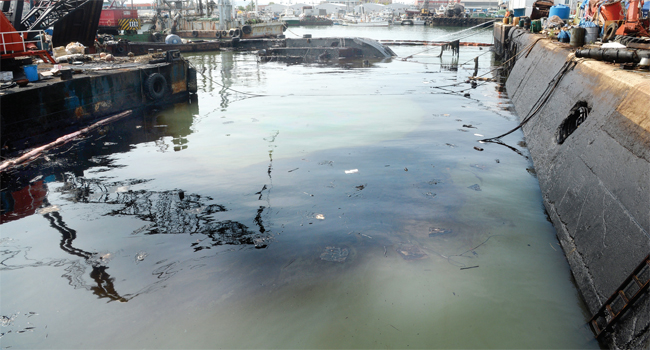
#> input picture src/image/1507939_1397430_2226.jpg, 650 x 350 px, given in place of the camera
$ python featureMatchingtest.py
#> lines starting #> are read from the running program, lines starting #| are printed output that depends on the picture; after the words box and inside, x2 and y2 are one past the last pixel; in counts of white or black regions, pixels touching at a corner belong together
import cv2 as cv
import numpy as np
import time
import os

capture = cv.VideoCapture(1)
capture2 = cv.VideoCapture(2)

ones = np.ones((480, 640), dtype = np.uint8)


MIN_MATCH_COUNT = 10

while True:
    ret, frame = capture.read()
#> frame is the input picture: shape (350, 650, 3); mean B, G, R 134, 132.4, 125.6
    ret2, frame2 = capture2.read()
    frame2 = cv.flip(frame2, 0)
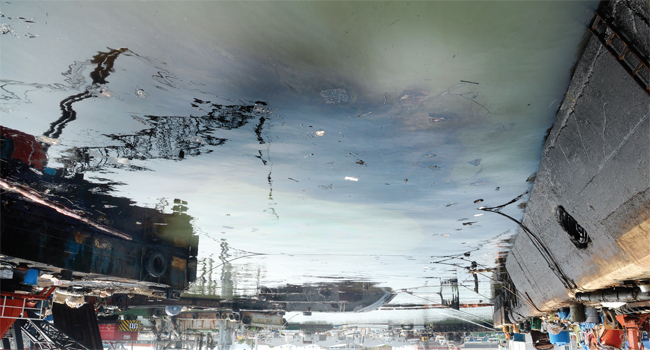
#> frame2: shape (350, 650, 3); mean B, G, R 134, 132.4, 125.6


    grayframe = cv.cvtColor(frame, cv.COLOR_BGR2GRAY)
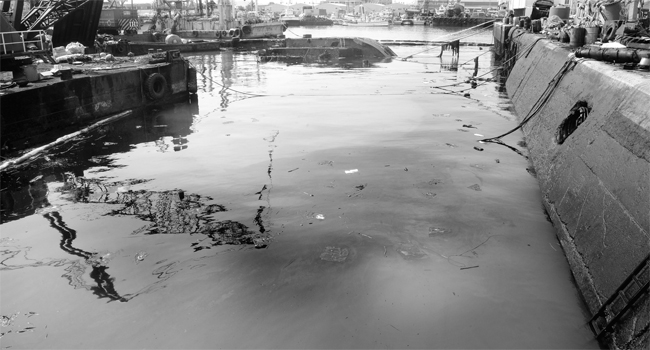
#> grayframe: shape (350, 650); min 0, max 255, mean 130.6
    grapyframe2 = cv.cvtColor(frame2, cv.COLOR_BGR2GRAY)
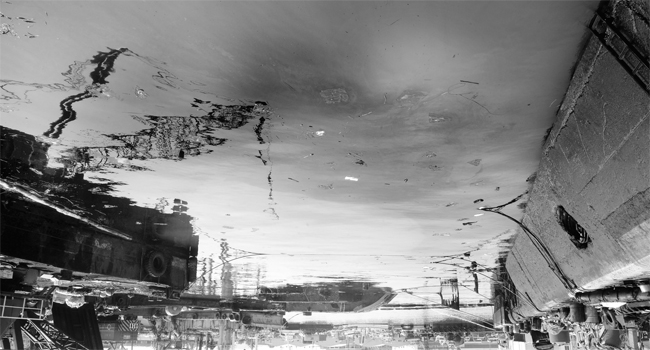
#> grapyframe2: shape (350, 650); min 0, max 255, mean 130.6


    sift = cv.xfeatures2d.SIFT_create()

    kp1, des1 = sift.detectAndCompute(frame,None)
#> kp1 = 1343 keypoints; strongest (x, y, size): (643, 61, 4.4), (52, 28, 2.2), (41, 61, 2.2), (467, 95, 3.2)
    kp2, des2 = sift.detectAndCompute(frame2,None)
#> kp2 = 1321 keypoints; strongest (x, y, size): (643, 288, 4.4), (52, 322, 2.2), (41, 289, 2.2), (467, 254, 3.2)

    FLANN_INDEX_KDTREE = 1
    index_params = dict(algorithm = FLANN_INDEX_KDTREE, trees = 5)
    search_params = dict(checks = 50)
    flann = cv.FlannBasedMatcher(index_params, search_params)
    matches = flann.knnMatch(des1,des2,k=2)
#> matches = 1343 matches
    # store all the good matches as per Lowe's ratio test.
    good = []

    for m,n in matches:
        if m.distance < 0.7*n.distance:
            good.append(m)
#> after the loop, good = 29 matches

    if len(good)>MIN_MATCH_COUNT:
        src_pts = np.float32([ kp1[m.queryIdx].pt for m in good ]).reshape(-1,1,2)
#> src_pts = 29 rows, first 8: [40.06, 176.6], [48.45, 86.02], [78.92, 254.4], [80.7, 250.6], [106.4, 143.4], [106.4, 143.4], [115.6, 288], [116.1, 115.8]
        dst_pts = np.float32([ kp2[m.trainIdx].pt for m in good ]).reshape(-1,1,2)
#> dst_pts = 29 rows, first 8: [106.4, 206.1], [62.34, 214.3], [78.92, 95.13], [80.7, 98.94], [106.4, 206.1], [106.4, 206.1], [115.6, 61.53], [116.1, 233.7]
        M, mask = cv.findHomography(src_pts, dst_pts, cv.RANSAC,5.0)
#> M = [[1, 0.000124, -0.0355], [0.000104, -1, 349.5], [3.25e-07, 4.62e-07, 1]]; mask = 29 values, max 1 at index 2, min 0 at index 0, mean 0.759
        matchesMask = mask.ravel().tolist()
#> matchesMask has the same summary as mask

        h,w,d = frame.shape
#> h = 350; w = 650; d = 3
        pts = np.float32([ [0,0],[0,h-1],[w-1,h-1],[w-1,0] ]).reshape(-1,1,2)
#> pts = [[0, 0], [0, 349], [649, 349], [649, 0]]
        dst = cv.perspectiveTransform(pts,M)
#> dst = [[-0.0355, 349.5], [0.0079, 0.505], [648.9, 0.573], [649, 349.5]]

        # frame2 = cv.polylines(frame2,[np.int32(dst)],True,255,3, cv.LINE_AA)

        frame = cv.warpPerspective(frame, M, (frame.shape[1], frame.shape[0]))

        mask = np.zeros(frame2.shape, dtype = np.uint8)
        cv.fillPoly(mask,[np.int32(dst)], (255,255,255))
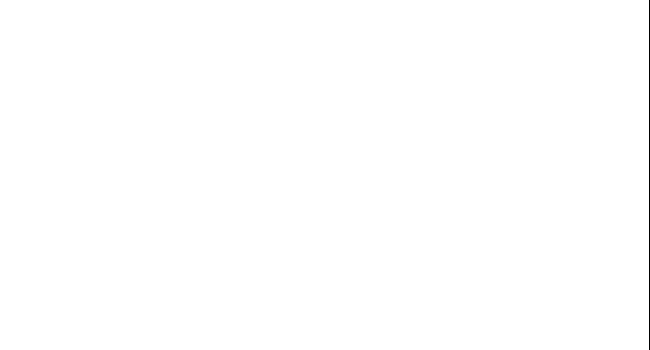
#> mask: shape (350, 650, 3); 99.8% white; black in thin lines or dots, all inside (x1, y1, x2, y2) = (649, 0, 650, 350)
        cv.bitwise_and(mask, frame2, frame2)


    else:
        print( "Not enough matches are found - {}/{}".format(len(good), MIN_MATCH_COUNT) )
        matchesMask = None


    frame = cv.cvtColor(frame, cv.COLOR_BGR2GRAY)
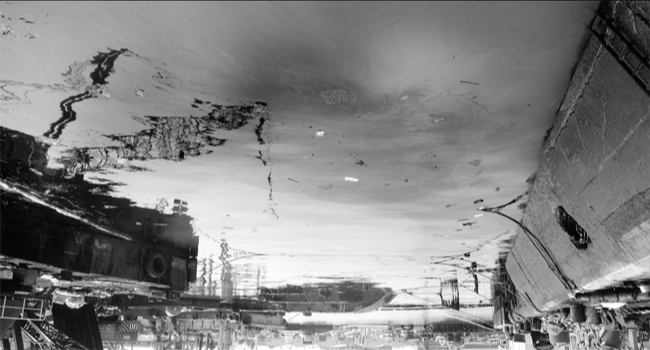
#> frame: shape (350, 650); min 1, max 255, mean 130.4
    frame2 = cv.cvtColor(frame2, cv.COLOR_BGR2GRAY)
#> frame2: shape (350, 650)

    sortedDiff = cv.absdiff(frame, frame2)
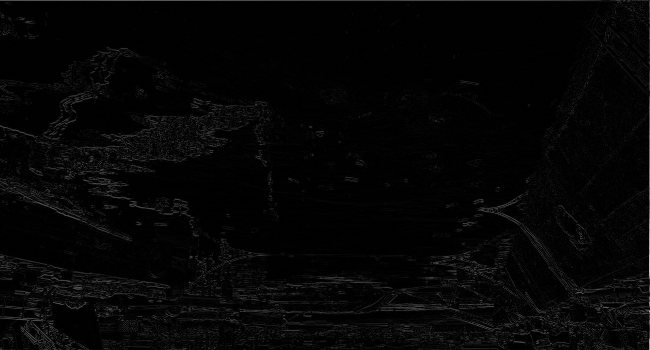
#> sortedDiff: shape (350, 650); min 0, max 209, mean 5.3
    originDiff = cv.absdiff(grayframe, grapyframe2)
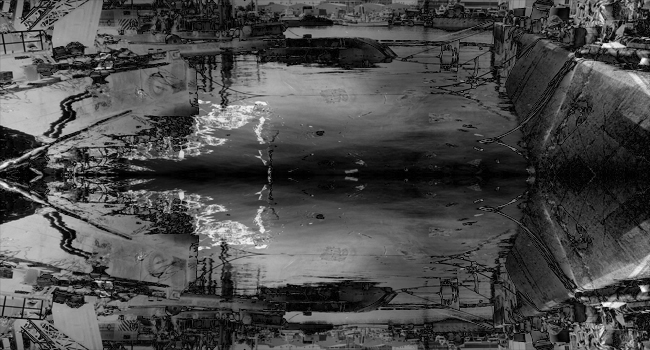
#> originDiff: shape (350, 650); min 0, max 253, mean 74.2

    ret,th1 = cv.threshold(sortedDiff,100,255,cv.THRESH_BINARY)
#> th1: shape (350, 650); 0.07% white in thin lines or dots, all inside (x1, y1, x2, y2) = (648, 131, 650, 350)

    if (ret and ret2):
        cv.imshow("frame1", frame)
        cv.imshow("frame2", frame2)

        cv.imshow("sortedDiff", sortedDiff)
        cv.imshow("originDiff", originDiff)


    ch = cv.waitKey(1)
#> (key Esc is pressed here)

    if ch == 27:
        break

    elif ch == 120:
        _time = time.strftime("%Y-%m-%d-%H-%M-%S") + '-'

        path = os.getcwd() + '/experiment/' + _time

        cv.imwrite(path + 'frame1.jpg', frame)
        cv.imwrite(path + 'frame2.jpg', frame2)
        cv.imwrite(path + 'sortedDiff.jpg', sortedDiff)
        cv.imwrite(path + 'originDiff.jpg', originDiff)
        print(path)

capture.release()
cv.destroyAllWindows()

$ run again, on src/image/178367_120078_1838.jpg
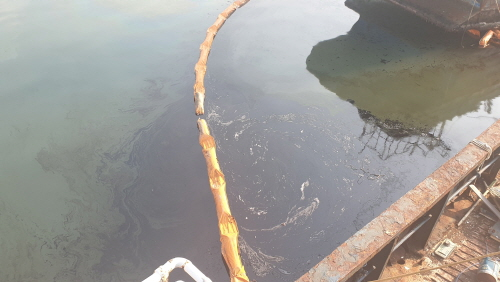
#> input picture src/image/178367_120078_1838.jpg, 500 x 282 px, given in place of the camera
#> frame is the input picture: shape (282, 500, 3); mean B, G, R 147.7, 151.9, 154.6
#> kp1 = 337 keypoints; strongest (x, y, size): (472, 187, 3), (487, 38, 4.6), (477, 191, 4), (445, 244, 3)
#> kp2 = 337 keypoints; strongest (x, y, size): (472, 95, 3), (487, 244, 4.7), (477, 90, 4), (445, 37, 3)
#> matches = 337 matches
#> after the loop `for m,n in matches:`: good = 21 matches
#> src_pts = 21 rows, first 8: [216.4, 239.9], [217.7, 158.7], [219.4, 186.9], [230.3, 13.64], [308.8, 52.53], [314.6, 42.93], [315.9, 80.34], [322, 39.35]
#> dst_pts = 21 rows, first 8: [465.2, 68.53], [217.7, 122.8], [219.4, 94.57], [230.3, 267.9], [308.8, 229], [314.6, 238.6], [308.8, 229], [463.1, 165.1]
#> `M, mask = cv.findHomography(src_pts, dst_pts, cv.RANSAC,5.0)`: M = [[1, 0.000152, 0.0471], [-8.84e-05, -1, 281.5], [-4.35e-07, 5.73e-07, 1]]; mask = 21 values, max 1 at index 1, min 0 at index 0, mean 0.571
#> matchesMask = [0, 1, 1, 1, 1, 1, 0, 0, 0, 0, 1, 1, 0, 1, 0, 0, 1, 0, 1, 1, 1]
#> dst = [[0.0471, 281.5], [0.0899, 0.53], [499, 0.486], [499, 281.5]]
#> `cv.fillPoly(mask,[np.int32(dst)], (255,255,255))`:
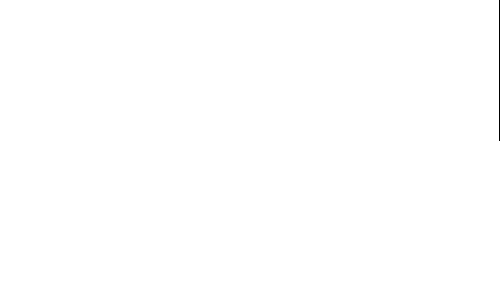
#> mask: shape (282, 500, 3); 99.9% white; black in thin lines or dots, all inside (x1, y1, x2, y2) = (499, 0, 500, 141)
#> `originDiff = cv.absdiff(grayframe, grapyframe2)`:
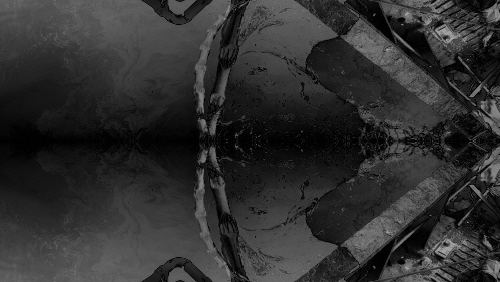
#> originDiff: shape (282, 500); min 0, max 165, mean 47.6
#> th1: shape (282, 500); 0.16% white in thin lines or dots, all inside (x1, y1, x2, y2) = (142, 0, 500, 141)

$ run again, on src/image/201076528_1280.jpg
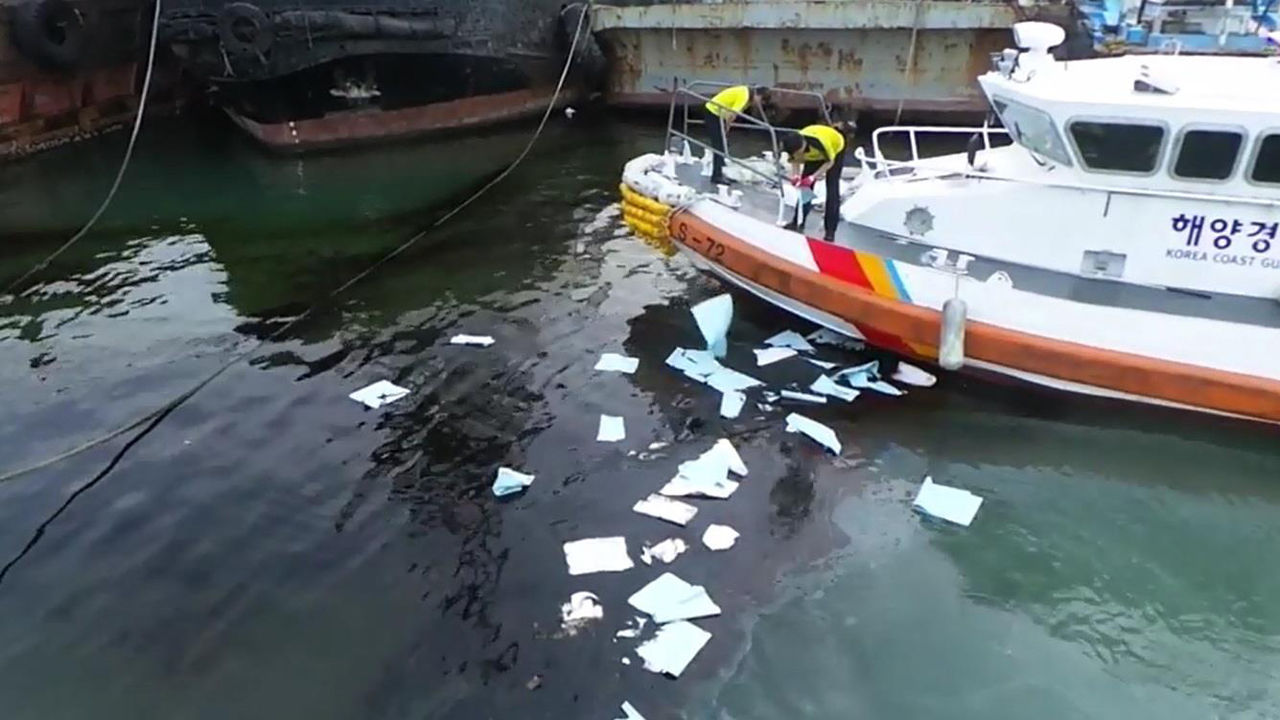
#> input picture src/image/201076528_1280.jpg, 1280 x 720 px, given in place of the camera
#> frame is the input picture: shape (720, 1280, 3); mean B, G, R 106.2, 102.7, 95.1
#> kp1 = 4690 keypoints; strongest (x, y, size): (714, 316, 24.1), (626, 660, 4.3), (796, 423, 12.8), (508, 479, 17)
#> kp2 = 4698 keypoints; strongest (x, y, size): (1180, 495, 3.6), (714, 404, 24.1), (626, 59, 4.3), (508, 240, 17)
#> matches = 4690 matches
#> after the loop `for m,n in matches:`: good = 143 matches
#> src_pts = 143 rows, first 8: [55.01, 511.3], [94.79, 476.1], [98.51, 477.7], [108, 474.9], [211.9, 270.2], [281.2, 353], [295, 136.7], [299.2, 378.8]
#> dst_pts = 143 rows, first 8: [55.01, 208.2], [94.79, 243.4], [98.51, 241.8], [108, 244.6], [1016.2, 594.5], [281.2, 366.5], [295, 582.8], [299.2, 340.7]
#> `M, mask = cv.findHomography(src_pts, dst_pts, cv.RANSAC,5.0)`: M = [[1, -0.000189, 0.0405], [0.00019, -1, 719.5], [3.58e-07, 1.11e-07, 1]]; mask = 143 values, max 1 at index 0, min 0 at index 4, mean 0.664
#> matchesMask has the same summary as mask
#> dst = [[0.0405, 719.5], [-0.0952, 0.332], [1278.8, 0.574], [1279, 719.5]]
#> `cv.fillPoly(mask,[np.int32(dst)], (255,255,255))`:
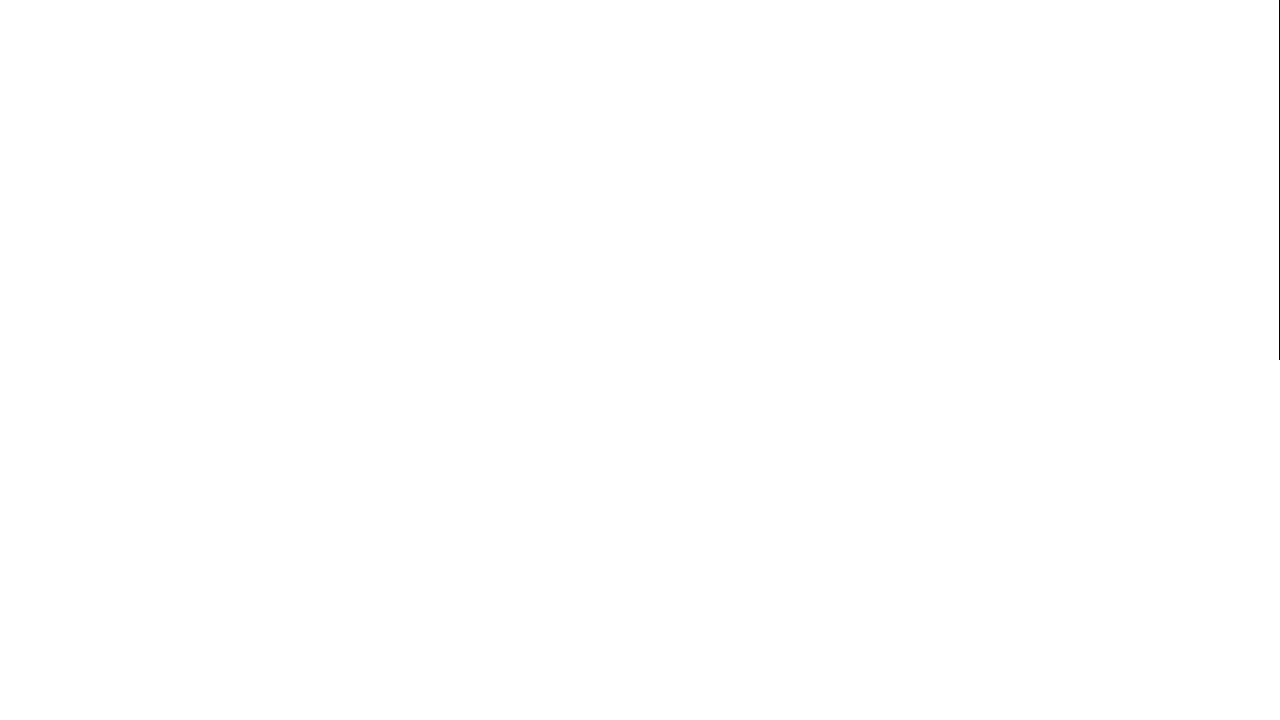
#> mask: shape (720, 1280, 3); 100% white; black in thin lines or dots, all inside (x1, y1, x2, y2) = (1279, 0, 1280, 360)
#> `originDiff = cv.absdiff(grayframe, grapyframe2)`:
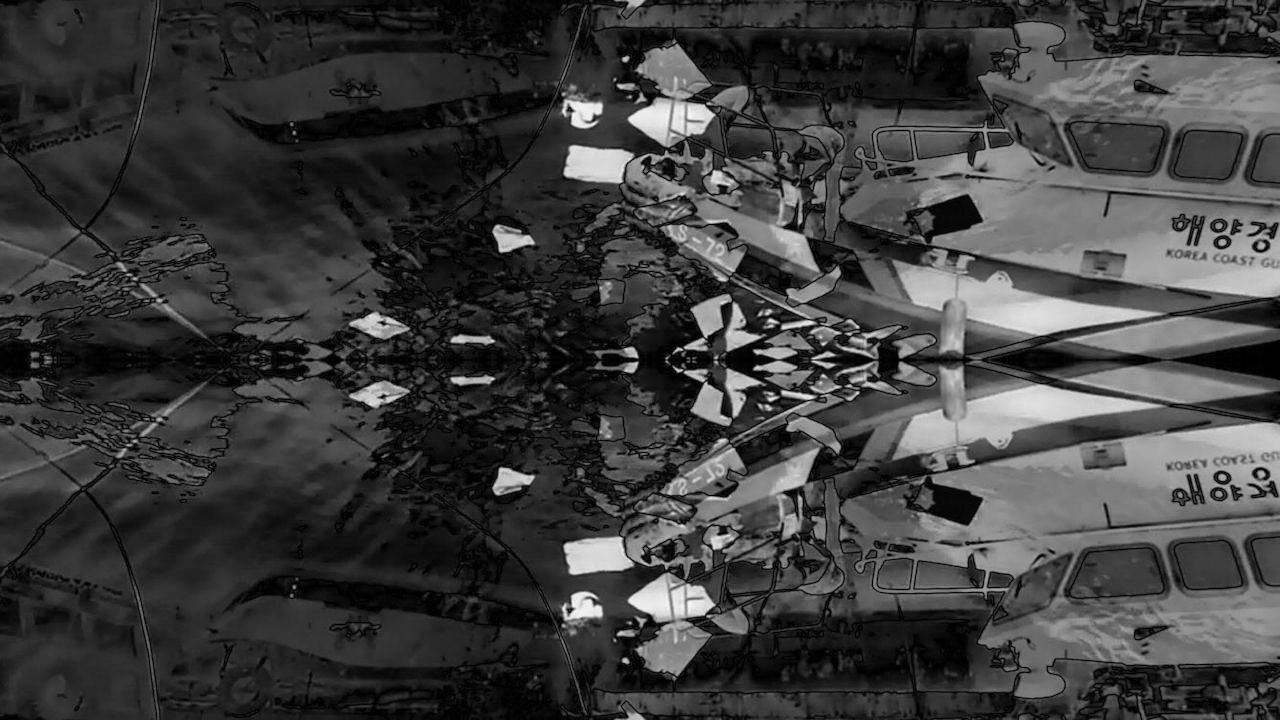
#> originDiff: shape (720, 1280); min 0, max 251, mean 61.7
#> th1: shape (720, 1280); 0.01% white in thin lines or dots, all inside (x1, y1, x2, y2) = (628, 0, 1280, 360)
